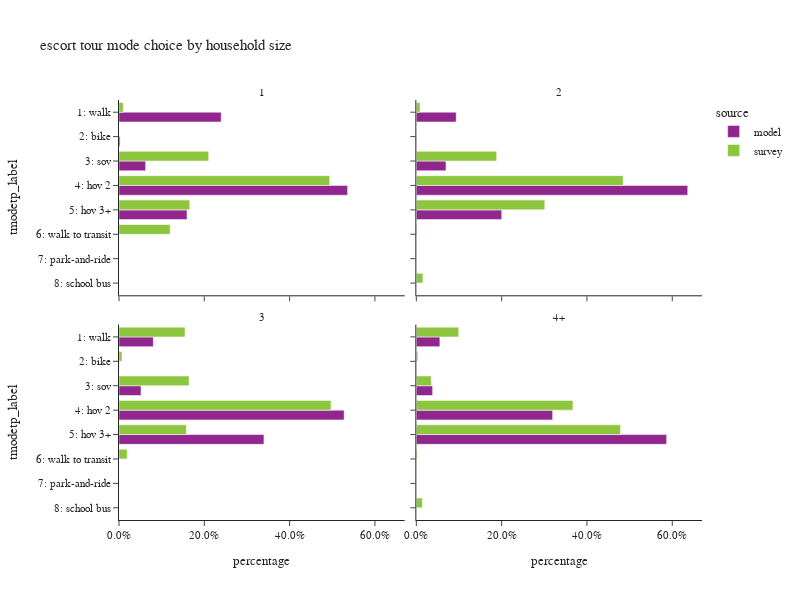

The notebook cell this image was saved under:
### Code cell
plot_mode_choice(es_tour,"hhsize_4+",
                 {"hhsize_4+":["1","2","3","4+"],
                  "tmodetp_label":["1: walk","2: bike","3: sov","4: hov 2","5: hov 3+","6: walk to transit",
                                   "7: park-and-ride","8: school bus","9: other–survey only"]},
                 "household size",2,600)

### Figure 1 — Plotly figure (JSON) as saved in the notebook; plotly's stock layout.template omitted (floating-point values rounded to 4 significant figures)
{"data": [{"alignmentgroup": "True", "customdata": [[840], [9], [219], [1879], [559]], "hovertemplate": "source=model<br>hhsize_4+=1<br>percentage=%{x}<br>tmodetp_label=%{y}<br>sample count=%{customdata[0]}<extra></extra>", "legendgroup": "model", "marker": {"color": "#91268F", "pattern": {"shape": ""}}, "name": "model", "offsetgroup": "model", "orientation": "h", "showlegend": true, "textposition": "auto", "type": "bar", "x": [0.2396, 0.002567, 0.06246, 0.5359, 0.1594], "xaxis": "x3", "y": ["1: walk", "2: bike", "3: sov", "4: hov 2", "5: hov 3+"], "yaxis": "y3"}, {"alignmentgroup": "True", "customdata": [[1119], [5], [832], [7613], [2396]], "hovertemplate": "source=model<br>hhsize_4+=2<br>percentage=%{x}<br>tmodetp_label=%{y}<br>sample count=%{customdata[0]}<extra></extra>", "legendgroup": "model", "marker": {"color": "#91268F", "pattern": {"shape": ""}}, "name": "model", "offsetgroup": "model", "orientation": "h", "showlegend": false, "textposition": "auto", "type": "bar", "x": [0.09352, 0.0004179, 0.06954, 0.6363, 0.2003], "xaxis": "x4", "y": ["1: walk", "2: bike", "3: sov", "4: hov 2", "5: hov 3+"], "yaxis": "y4"}, {"alignmentgroup": "True", "customdata": [[1146], [4], [734], [7511], [4836]], "hovertemplate": "source=model<br>hhsize_4+=3<br>percentage=%{x}<br>tmodetp_label=%{y}<br>sample count=%{customdata[0]}<extra></extra>", "legendgroup": "model", "marker": {"color": "#91268F", "pattern": {"shape": ""}}, "name": "model", "offsetgroup": "model", "orientation": "h", "showlegend": false, "textposition": "auto", "type": "bar", "x": [0.08053, 0.0002811, 0.05158, 0.5278, 0.3398], "xaxis": "x", "y": ["1: walk", "2: bike", "3: sov", "4: hov 2", "5: hov 3+"], "yaxis": "y"}, {"alignmentgroup": "True", "customdata": [[2528], [9], [1751], [14639], [26879]], "hovertemplate": "source=model<br>hhsize_4+=4+<br>percentage=%{x}<br>tmodetp_label=%{y}<br>sample count=%{customdata[0]}<extra></extra>", "legendgroup": "model", "marker": {"color": "#91268F", "pattern": {"shape": ""}}, "name": "model", "offsetgroup": "model", "orientation": "h", "showlegend": false, "textposition": "auto", "type": "bar", "x": [0.05519, 0.0001965, 0.03823, 0.3196, 0.5868], "xaxis": "x2", "y": ["1: walk", "2: bike", "3: sov", "4: hov 2", "5: hov 3+"], "yaxis": "y2"}, {"alignmentgroup": "True", "customdata": [[4], [10], [21], [1], [3]], "hovertemplate": "source=survey<br>hhsize_4+=1<br>percentage=%{x}<br>tmodetp_label=%{y}<br>sample count=%{customdata[0]}<extra></extra>", "legendgroup": "survey", "marker": {"color": "#8CC63E", "pattern": {"shape": ""}}, "name": "survey", "offsetgroup": "survey", "orientation": "h", "showlegend": true, "textposition": "auto", "type": "bar", "x": [0.01001, 0.2102, 0.4939, 0.166, 0.1199], "xaxis": "x3", "y": ["1: walk", "3: sov", "4: hov 2", "5: hov 3+", "6: walk to transit"], "yaxis": "y3"}, {"alignmentgroup": "True", "customdata": [[9], [22], [84], [32], [5], [1]], "hovertemplate": "source=survey<br>hhsize_4+=2<br>percentage=%{x}<br>tmodetp_label=%{y}<br>sample count=%{customdata[0]}<extra></extra>", "legendgroup": "survey", "marker": {"color": "#8CC63E", "pattern": {"shape": ""}}, "name": "survey", "offsetgroup": "survey", "orientation": "h", "showlegend": false, "textposition": "auto", "type": "bar", "x": [0.008663, 0.1883, 0.4849, 0.3011, 0.001577, 0.01542], "xaxis": "x4", "y": ["1: walk", "3: sov", "4: hov 2", "5: hov 3+", "6: walk to transit", "8: school bus"], "yaxis": "y4"}, {"alignmentgroup": "True", "customdata": [[23], [8], [7], [79], [45], [4]], "hovertemplate": "source=survey<br>hhsize_4+=3<br>percentage=%{x}<br>tmodetp_label=%{y}<br>sample count=%{customdata[0]}<extra></extra>", "legendgroup": "survey", "marker": {"color": "#8CC63E", "pattern": {"shape": ""}}, "name": "survey", "offsetgroup": "survey", "orientation": "h", "showlegend": false, "textposition": "auto", "type": "bar", "x": [0.1547, 0.00692, 0.1641, 0.4972, 0.1579, 0.01909], "xaxis": "x", "y": ["1: walk", "2: bike", "3: sov", "4: hov 2", "5: hov 3+", "6: walk to transit"], "yaxis": "y"}, {"alignmentgroup": "True", "customdata": [[52], [2], [11], [126], [188], [1], [5]], "hovertemplate": "source=survey<br>hhsize_4+=4+<br>percentage=%{x}<br>tmodetp_label=%{y}<br>sample count=%{customdata[0]}<extra></extra>", "legendgroup": "survey", "marker": {"color": "#8CC63E", "pattern": {"shape": ""}}, "name": "survey", "offsetgroup": "survey", "orientation": "h", "showlegend": false, "textposition": "auto", "type": "bar", "x": [0.09932, 0.003541, 0.03497, 0.3672, 0.4787, 0.002125, 0.01413], "xaxis": "x2", "y": ["1: walk", "2: bike", "3: sov", "4: hov 2", "5: hov 3+", "6: walk to transit", "8: school bus"], "yaxis": "y2"}], "layout": {"annotations": [{"font": {}, "showarrow": false, "text": "3", "x": 0.245, "xanchor": "center", "xref": "paper", "y": 0.465, "yanchor": "bottom", "yref": "paper"}, {"font": {}, "showarrow": false, "text": "4+", "x": 0.755, "xanchor": "center", "xref": "paper", "y": 0.465, "yanchor": "bottom", "yref": "paper"}, {"font": {}, "showarrow": false, "text": "1", "x": 0.245, "xanchor": "center", "xref": "paper", "y": 1.0, "yanchor": "bottom", "yref": "paper"}, {"font": {}, "showarrow": false, "text": "2", "x": 0.755, "xanchor": "center", "xref": "paper", "y": 1.0, "yanchor": "bottom", "yref": "paper"}], "barmode": "group", "height": 600, "legend": {"title": {"text": "source"}, "tracegroupgap": 0}, "title": {"text": "escort tour mode choice by household size"}, "width": 800, "xaxis": {"anchor": "y", "domain": [0.0, 0.49], "tickformat": ".1%", "title": {"text": "percentage"}}, "xaxis2": {"anchor": "y2", "domain": [0.51, 1.0], "matches": "x", "tickformat": ".1%", "title": {"text": "percentage"}}, "xaxis3": {"anchor": "y3", "domain": [0.0, 0.49], "matches": "x", "showticklabels": false, "tickformat": ".1%"}, "xaxis4": {"anchor": "y4", "domain": [0.51, 1.0], "matches": "x", "showticklabels": false, "tickformat": ".1%"}, "yaxis": {"anchor": "x", "categoryarray": ["9: other–survey only", "8: school bus", "7: park-and-ride", "6: walk to transit", "5: hov 3+", "4: hov 2", "3: sov", "2: bike", "1: walk"], "categoryorder": "array", "domain": [0.0, 0.465], "title": {"text": "tmodetp_label"}}, "yaxis2": {"anchor": "x2", "domain": [0.0, 0.465], "matches": "y", "showticklabels": false}, "yaxis3": {"anchor": "x3", "categoryarray": ["9: other–survey only", "8: school bus", "7: park-and-ride", "6: walk to transit", "5: hov 3+", "4: hov 2", "3: sov", "2: bike", "1: walk"], "categoryorder": "array", "domain": [0.535, 1.0], "matches": "y", "title": {"text": "tmodetp_label"}}, "yaxis4": {"anchor": "x4", "domain": [0.535, 1.0], "matches": "y", "showticklabels": false}}}
